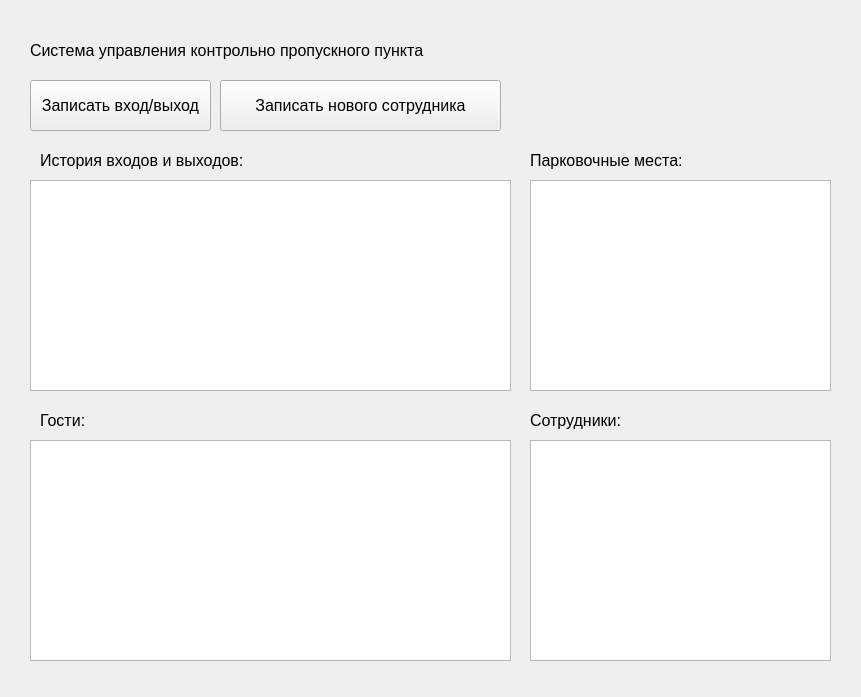
<?xml version="1.0" encoding="UTF-8"?>
<ui version="4.0">
 <class>MainWindow</class>
 <widget class="QMainWindow" name="MainWindow">
  <property name="geometry">
   <rect>
    <x>0</x>
    <y>0</y>
    <width>861</width>
    <height>697</height>
   </rect>
  </property>
  <property name="font">
   <font>
    <pointsize>12</pointsize>
   </font>
  </property>
  <property name="windowTitle">
   <string>MainWindow</string>
  </property>
  <widget class="QWidget" name="centralwidget">
   <widget class="QTextBrowser" name="History">
    <property name="geometry">
     <rect>
      <x>30</x>
      <y>180</y>
      <width>481</width>
      <height>211</height>
     </rect>
    </property>
   </widget>
   <widget class="QTextBrowser" name="Parking">
    <property name="geometry">
     <rect>
      <x>530</x>
      <y>180</y>
      <width>301</width>
      <height>211</height>
     </rect>
    </property>
   </widget>
   <widget class="QPushButton" name="ExitEntryBtn">
    <property name="geometry">
     <rect>
      <x>30</x>
      <y>80</y>
      <width>181</width>
      <height>51</height>
     </rect>
    </property>
    <property name="text">
     <string>Записать вход/выход</string>
    </property>
   </widget>
   <widget class="QLabel" name="Label">
    <property name="geometry">
     <rect>
      <x>30</x>
      <y>30</y>
      <width>411</width>
      <height>41</height>
     </rect>
    </property>
    <property name="text">
     <string>Система управления контрольно пропускного пункта</string>
    </property>
   </widget>
   <widget class="QPushButton" name="NewEmployeeBtn">
    <property name="geometry">
     <rect>
      <x>220</x>
      <y>80</y>
      <width>281</width>
      <height>51</height>
     </rect>
    </property>
    <property name="text">
     <string>Записать нового сотрудника</string>
    </property>
   </widget>
   <widget class="QTextBrowser" name="GuestsList">
    <property name="geometry">
     <rect>
      <x>30</x>
      <y>440</y>
      <width>481</width>
      <height>221</height>
     </rect>
    </property>
   </widget>
   <widget class="QLabel" name="label_2">
    <property name="geometry">
     <rect>
      <x>40</x>
      <y>150</y>
      <width>231</width>
      <height>21</height>
     </rect>
    </property>
    <property name="text">
     <string>История входов и выходов:</string>
    </property>
   </widget>
   <widget class="QLabel" name="label_3">
    <property name="geometry">
     <rect>
      <x>40</x>
      <y>410</y>
      <width>151</width>
      <height>21</height>
     </rect>
    </property>
    <property name="text">
     <string>Гости:</string>
    </property>
   </widget>
   <widget class="QLabel" name="label_4">
    <property name="geometry">
     <rect>
      <x>530</x>
      <y>150</y>
      <width>211</width>
      <height>21</height>
     </rect>
    </property>
    <property name="text">
     <string>Парковочные места:</string>
    </property>
   </widget>
   <widget class="QLabel" name="label_5">
    <property name="geometry">
     <rect>
      <x>530</x>
      <y>410</y>
      <width>211</width>
      <height>21</height>
     </rect>
    </property>
    <property name="text">
     <string>Сотрудники:</string>
    </property>
   </widget>
   <widget class="QTextBrowser" name="EmployeeList">
    <property name="geometry">
     <rect>
      <x>530</x>
      <y>440</y>
      <width>301</width>
      <height>221</height>
     </rect>
    </property>
   </widget>
  </widget>
 </widget>
 <resources/>
 <connections/>
</ui>
